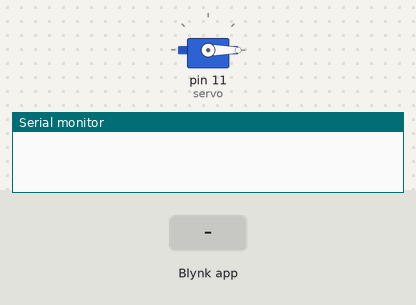
A sketch run on a simulated Arduino Uno, built with avr-gcc and run on an emulated ATmega328P. Shown: servo, the last lines printed to the serial monitor. Inputs (shaded band) come from the test bench. WiFi joins after 1.5 s; servers stay silent unless stated.

Above: at 4.0 s.
4.1 s: Blynk app writes 200 to V0
At 4.56 s:
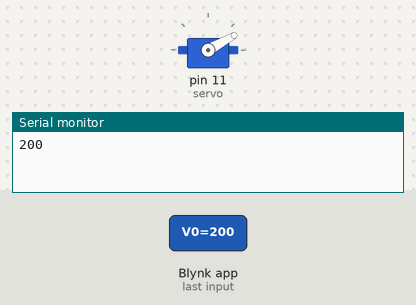
At 5.4 s:
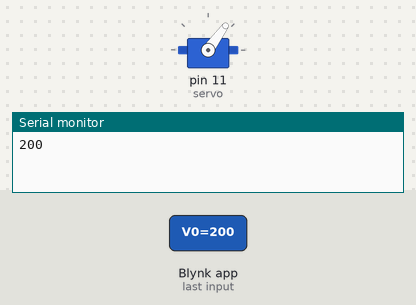
6.4 s: Blynk app writes 1 to V0
At 7.4 s:
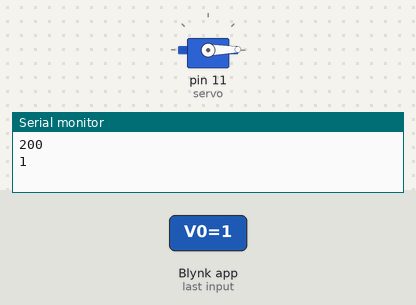
Timing chart, 0 to 9.4 s (numbered marks = the images above; inputs shaded):
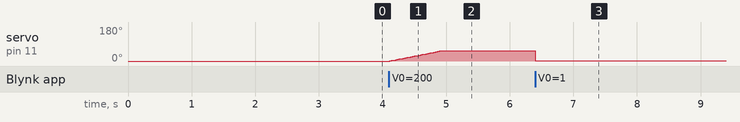

Measured:
- after the input at 4.1 s, servo on pin 11 (servo): moves from 0° to 54° over 0.80 s, starting at once
- after the input at 6.4 s, servo on pin 11 (servo): 54° → 1° at once

The sketch:

sketch_blynk.ino
```cpp
#define BLYNK_PRINT Serial    // Comment this out to disable prints and save space
#include <Servo.h>
#include <ESP8266_Lib.h>
#include <BlynkSimpleShieldEsp8266.h>
#include <SoftwareSerial.h>

SoftwareSerial EspSerial(8, 9); // RX, TX

#define ESP_SSID "G3_2944"
#define ESP_PASS "1q2w3e4r"
char auth[] = "14f620c6c7ac472e82f44bba939e5789";

ESP8266 wifi(&EspSerial);

Servo servo;
int currentStage = 0;
int nextStage;

void setup()
{
  Serial.begin(9600);     // Set console baud rate
  servo.attach(11);
  servo.write(0);
  delay(1000);
  EspSerial.begin(9600);  // Set ESP8266 baud rate
  delay(10);
  Blynk.begin(auth, wifi, ESP_SSID, ESP_PASS);
}

void loop() {
  Blynk.run();
}

BLYNK_WRITE(V0)
{
  Serial.println(param.asInt());

  nextStage = param.asInt();

  if (nextStage > 55){
    nextStage = 55;
  }

  // flower move up
  if (currentStage <= nextStage){
    for (int i = currentStage; i < nextStage; i++){
      servo.write(i);
      delay(15);
    }
    currentStage = nextStage;
  }
  // flower move down
  else {
      for (int i = currentStage ; i >= nextStage; i--){
      servo.write(i);
      delay(0);
    }
    currentStage = nextStage;
  }
}
```
